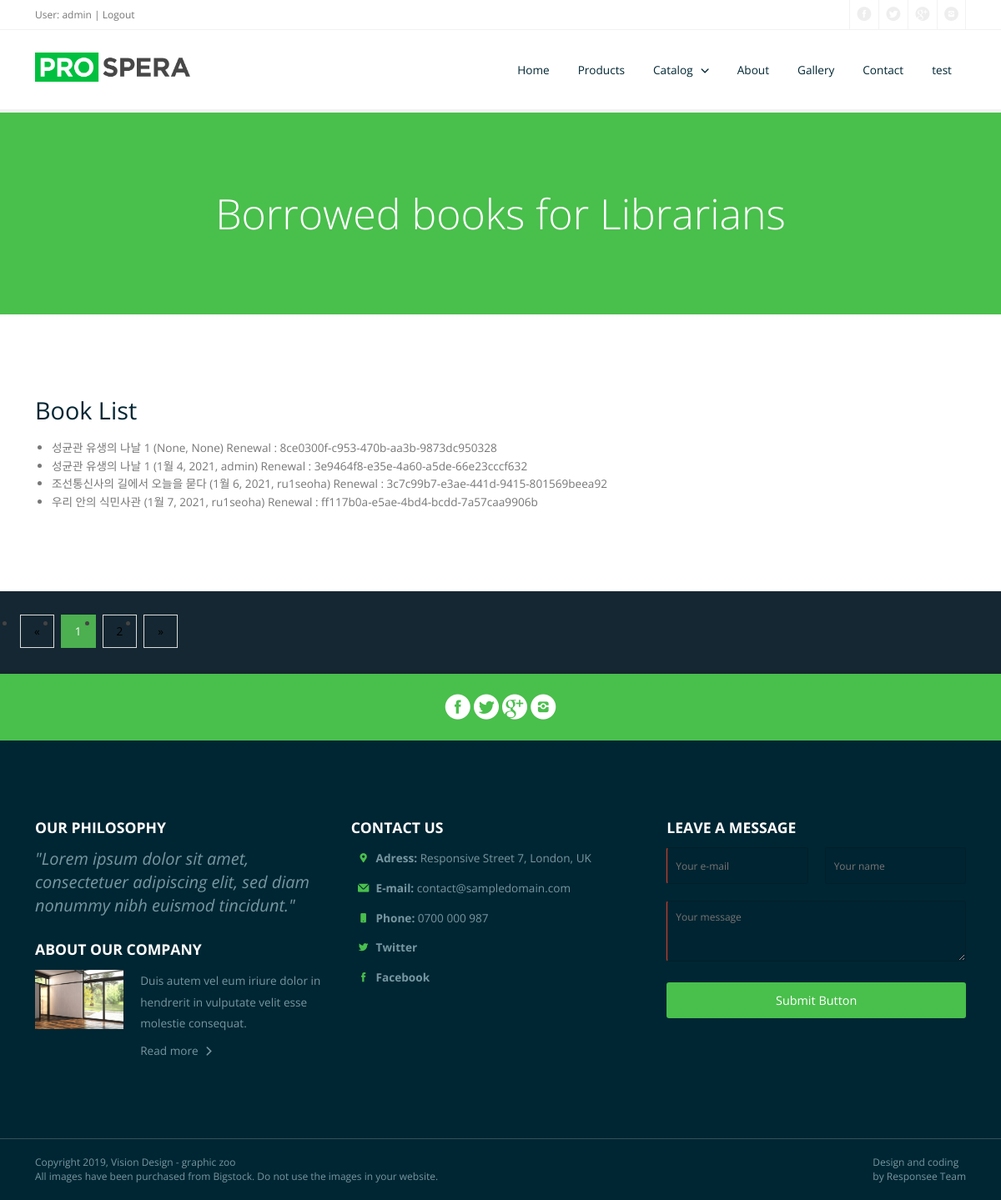
Page /catalog/managebooks/ (signed in) on the earlier database version.
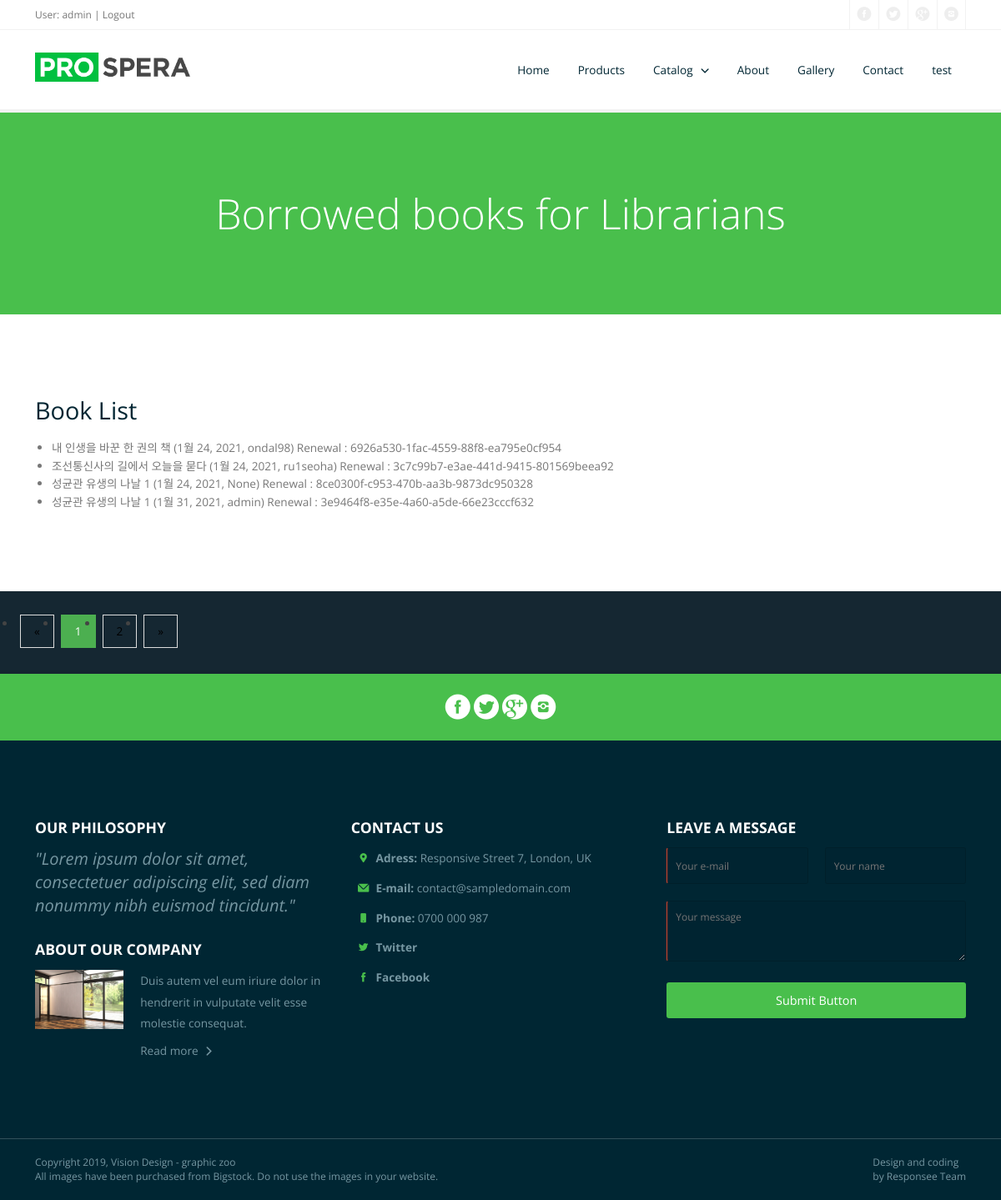
Same page on the later database version.
### catalog/models.py (models this page shows, shortened)
class BookInstance(models.Model):
    id = models.UUIDField(primary_key=True, default=uuid.uuid4, help_text='Unique ID for this particular book across whole library')
    book = models.ForeignKey('Book', on_delete=models.SET_NULL, null=True)
    imprint = models.CharField(max_length=200)
    due_back = models.DateField(null=True, blank=True)
    borrower = models.ForeignKey(User, on_delete=models.SET_NULL, null=True, blank=True)
    @property
    def is_overdue(self):
        if self.due_back and date.today() > self.due_back:
            return True
        return False
    LOAN_STATUS = (
        ('m', 'Maintenance'),
        ('o', 'On loan'),
        ('a', 'Available'),
        ('r', 'Reserved'),
    )
    status = models.CharField(
        max_length=1,
        choices=LOAN_STATUS,
        blank=True,
        default='m',
        help_text='Book availability',
    )
    class Meta:
        ordering = ['due_back']
        permissions = [('can_mark_returned', 'set book as returned')]

class Book(models.Model):
    title = models.CharField(max_length=200)
    author = models.ForeignKey('Author', on_delete=models.SET_NULL, null=True)
    summary = models.TextField(max_length=1000, help_text='Enter a brief description of the book')
    isbn = models.CharField('ISBN', max_length=13, help_text='13 Character <a href="https://www.isbn-international.org/content/what-isbn">ISBN number</a>')
    genre = models.ManyToManyField(Genre, help_text='Select a genre for this book')
    language = models.ForeignKey('Language', on_delete=models.SET_NULL, null=True)
    def display_genre(self):
        """Create a string for the Genre. This is required to display genre in Admin."""
        return ', '.join(genre.name for genre in self.genre.all()[:3])
    display_genre.short_description = 'Genre'

### catalog/views.py (the view)
# urls.py: path('managebooks/', views.LoanedBooksListView.as_view(), name='manage-borrowed'),
class LoanedBooksListView(PermissionRequiredMixin, generic.ListView):
    model = BookInstance
    permission_required = 'catalog.can_mark_returned'
    template_name ='catalog/bookinstance_list_borrowed.html'
    paginate_by = 4
    def get_queryset(self):
        return BookInstance.objects.filter(status__exact='o').order_by('due_back')

### catalog/templates/catalog/bookinstance_list_borrowed.html (shortened to what this page needs)
{% extends "base.html" %}
{% block content %}
    <main role="main">
      <article>
        <header class="section background-primary text-center">
            <h1 class="text-white margin-bottom-0 text-size-50 text-thin text-line-height-1">Borrowed books for Librarians</h1>
        </header>
        <div class="section background-white">
          <div class="line">
            <h1>Book List</h1>
            {% if bookinstance_list %}
            <ul>
              {% for bookinst in bookinstance_list %}
              <li class="{% if bookinst.is_overdue %}text-danger{% endif %}">
                <a href="{% url 'book-detail' bookinst.book.pk %}">{{bookinst.book.title}}</a> ({{ bookinst.due_back }}, {{ bookinst.borrower}})
                <a href="{% url 'renew-book-librarian' bookinst.id %}">Renewal : {{ bookinst.id }} </a>
              </li>
              {% endfor %}
            </ul>
            {% else %}
              <p>There are no books in the library.</p>
            {% endif %}
          </div>
        </div>
      </article>
    </main>
{% endblock %}

### website/templates/base.html (shortened to what this page needs)
{% load static %}
<!DOCTYPE html>
<html lang="en-US">
  <head>
    <link rel="stylesheet" href="{% static 'website/' %}css/components.css">
    <link rel="stylesheet" href="{% static 'website/' %}css/icons.css">
    <link rel="stylesheet" href="{% static 'website/' %}css/responsee.css">
    <link rel="stylesheet" href="{% static 'website/' %}owl-carousel/owl.carousel.css">
    <link rel="stylesheet" href="{% static 'website/' %}owl-carousel/owl.theme.css">
    <link rel="stylesheet" href="{% static 'website/' %}css/template-style.css">
    <link rel="stylesheet" href="{% static 'catalog/' %}css/styles.css">
  </head>
  <body class="size-1140">
    <header role="banner">
      <div class="top-bar hide-s hide-m background-white">
        <div class="line">
          <div class="s-12 m-6 l-6">
            <div class="top-bar-contact">
                <p class="text-size-12">
                {% if user.is_authenticated %}
                User: {{ user.get_username }}
                | <a class="text-orange-hover" href="{% url 'logout'%}?next={{request.path}}">Logout</a>
                {% else %}
                <a class="text-orange-hover" href="{% url 'login'%}?next={{request.path}}">Login</a>
                {% endif %}
                </p>
            </div>
          </div>
          <div class="s-12 m-6 l-6">
            <div class="right">
              <ul class="top-bar-social right">
                <li><a href="/"><i class="icon-facebook_circle text-orange-hover"></i></a></li>
                <li><a href="/"><i class="icon-twitter_circle text-orange-hover"></i></a> </li>
                <li><a href="/"><i class="icon-google_plus_circle text-orange-hover"></i></a></li>
                <li><a href="/"><i class="icon-instagram_circle text-orange-hover"></i></a></li>
              </ul>
            </div>
          </div>
        </div>
      </div>
      <nav class="background-white background-primary-hightlight">
        <div class="line">
          <div class="s-12 l-2">
            <a href="/" class="logo"><img src="{% static 'website/' %}img/logo-free.png" alt=""></a>
          </div>
          <div class="top-nav s-12 l-10">
            <ul class="right chevron">
              <li><a href="/">Home</a></li>
              <li><a href="{% url 'products' %}">Products</a></li>
              <li><a href="{% url 'catalog' %}">Catalog</a>
              </li>
              <li><a href="{% url 'about' %}">About</a></li>
              <li><a href="{% url 'gallery' %}">Gallery</a></li>
              <li><a href="{% url 'contact' %}">Contact</a></li>
              <li><a href="{% url 'test' %}">test</a></li>
            </ul>
          </div>
        </div>
      </nav>
    </header>
{% block content %}
{% endblock %}
{% block pagination %}
{% if is_paginated %}
<nav aria-label="Page navigation">
  <ul class="pagination">
    {% if page_obj.has_previous %}
    <li class="page-item"> <a class="page-link" href="?page={{page_obj.previous_page_number}}">&laquo;</a> </li>
    {% else %}
    <li class="page-item disabled">
      <a class="page-link" href="#">&laquo;</a>
    </li>
    {% endif %}
    {% for i in paginator.page_range %}
    {% if page_obj.number == i %}
    <li class="page-item"><a class="page-link active">{{ i }}</a></li>
    {% else %}
    <li class="page-item"> <a class="page-link" href="?page={{ i }}">{{ i }}</a> </li>
    {% endif %}
    {% endfor %}
    {% if page_obj.has_next %}
    <li class="page-item"> <a href="?page={{page_obj.next_page_number}}" class="page-link">&raquo;</a> </li>
    {% else %}
    <li class="page-item disabled"> <a class="page-link">&raquo;</a> </li>
    {% endif %}
  </ul>
</nav>
{% endif %}
{% endblock %}
    <footer>
        <div class="background-primary padding text-center">
          <a href="/"><i class="icon-facebook_circle icon2x text-white"></i></a>
          <a href="/"><i class="icon-twitter_circle icon2x text-white"></i></a>
          <a href="/"><i class="icon-google_plus_circle icon2x text-white"></i></a>
          <a href="/"><i class="icon-instagram_circle icon2x text-white"></i></a>
        </div>
        <section class="section background-dark">
          <div class="line">
            <div class="margin">
              <div class="s-12 m-12 l-4 margin-m-bottom-2x">
                <h4 class="text-uppercase text-strong">Our Philosophy</h4>
                <p class="text-size-20"><em>"Lorem ipsum dolor sit amet, consectetuer adipiscing elit, sed diam nonummy nibh euismod tincidunt."</em><p>
                <div class="line">
                  <h4 class="text-uppercase text-strong margin-top-30">About Our Company</h4>
                  <div class="margin">
                    <div class="s-12 m-12 l-4 margin-m-bottom">
                      <a class="image-hover-zoom" href="/"><img src="{% static 'website/' %}img/blog-04.jpg" alt=""></a>
                    </div>
                    <div class="s-12 m-12 l-8 margin-m-bottom">
                      <p>Duis autem vel eum iriure dolor in hendrerit in vulputate velit esse molestie consequat.</p>
                      <a class="text-more-info text-primary-hover" href="/">Read more</a>
                    </div>
                  </div>
                </div>
              </div>
              <div class="s-12 m-12 l-4 margin-m-bottom-2x">
                <h4 class="text-uppercase text-strong">Contact Us</h4>
                <div class="line">
                  <div class="s-1 m-1 l-1 text-center">
                    <i class="icon-placepin text-primary text-size-12"></i>
                  </div>
                  <div class="s-11 m-11 l-11 margin-bottom-10">
                    <p><b>Adress:</b> Responsive Street 7, London, UK</p>
                  </div>
                </div>
                <div class="line">
                  <div class="s-1 m-1 l-1 text-center">
                    <i class="icon-mail text-primary text-size-12"></i>
                  </div>
                  <div class="s-11 m-11 l-11 margin-bottom-10">
                    <p><a href="/" class="text-primary-hover"><b>E-mail:</b> contact@sampledomain.com</a></p>
                  </div>
                </div>
                <div class="line">
                  <div class="s-1 m-1 l-1 text-center">
                    <i class="icon-smartphone text-primary text-size-12"></i>
                  </div>
                  <div class="s-11 m-11 l-11 margin-bottom-10">
                    <p><b>Phone:</b> 0700 000 987</p>
                  </div>
                </div>
                <div class="line">
                  <div class="s-1 m-1 l-1 text-center">
                    <i class="icon-twitter text-primary text-size-12"></i>
                  </div>
                  <div class="s-11 m-11 l-11 margin-bottom-10">
                    <p><a href="/" class="text-primary-hover"><b>Twitter</b></a></p>
                  </div>
                </div>
                <div class="line">
                  <div class="s-1 m-1 l-1 text-center">
                    <i class="icon-facebook text-primary text-size-12"></i>
                  </div>
                  <div class="s-11 m-11 l-11">
                    <p><a href="/" class="text-primary-hover"><b>Facebook</b></a></p>
                  </div>
                </div>
              </div>
              <div class="s-12 m-12 l-4">
                <h4 class="text-uppercase text-strong">Leave a Message</h4>
                <form class="customform text-white">
                  <div class="line">
                    <div class="margin">
                      <div class="s-12 m-12 l-6">
                        <input name="email" class="required email border-radius" placeholder="Your e-mail" title="Your e-mail" type="text" />
                      </div>
                      <div class="s-12 m-12 l-6">
                        <input name="name" class="name border-radius" placeholder="Your name" title="Your name" type="text" />
                      </div>
                    </div>
                  </div>
                  <div class="s-12">
                    <textarea name="message" class="required message border-radius" placeholder="Your message" rows="3"></textarea>
                  </div>
                  <div class="s-12"><button class="submit-form button background-primary border-radius text-white" type="submit">Submit Button</button></div>
                </form>
              </div>
            </div>
          </div>
        </section>
        <section class="padding background-dark">
          <div class="line">
            <div class="s-12 l-6">
              <p class="text-size-12">Copyright 2019, Vision Design - graphic zoo</p>
              <p class="text-size-12">All images have been purchased from Bigstock. Do not use the images in your website.</p>
            </div>
            <div class="s-12 l-6">
              <a class="right text-size-12" href="http://www.myresponsee.com" title="Responsee - lightweight responsive framework">Design and coding<br> by Responsee Team</a>
            </div>
          </div>
        </section>
      </footer>
     </body>
  </html>

### static/website/css/components.css (style rules this page uses)
form.customform input, form.customform select, form.customform textarea, form.customform button { font-size:0.9rem; font-family:inherit; margin-bottom:1.25rem; }
form.customform input, form.customform select { height: 2.7rem; }
form.customform input, form.customform textarea, form.customform select { background: none repeat scroll 0 0 #F5F5F5; transition: background 0.20s linear 0s; -o-transition: background 0.20s linear 0s; -ms-transition: background 0.20s linear 0s; -moz-transition: background 0.20s linear 0s; -webkit-transition: background 0.20s linear 0s; }
form.customform input, form.customform textarea, form.customform select { background: none repeat scroll 0 0 #F5F5F5; border: 1px solid #E0E0E0; padding: 0.625rem; width: 100%; }
form.customform button { width: 100%; background: none repeat scroll 0 0 #152732; border: 0 none; color: #fff; height: 2.7rem; padding: 0.625rem; cursor:pointer; width: 100%; transition: background 0.20s linear 0s; -o-transition: background 0.20s linear 0s; -ms-transition: background 0.20s linear 0s; -moz-transition: background 0.20s linear 0s; -webkit-transition: background 0.20s linear 0s; }
.button,a.button,a.button:link,a.button:active,a.button:visited { background: #777 none repeat scroll 0 0; border: 0; color: #fff; cursor: pointer; display: inline-block; font-size: 0.85rem; padding: 0.825rem 1rem; text-align: center; transition: all 0.20s linear 0s; -o-transition: all 0.20s linear 0s; -ms-transition: all 0.20s linear 0s; -moz-transition: all 0.20s linear 0s; -webkit-transition: all 0.20s linear 0s; }

### static/catalog/css/styles.css (style rules this page uses)
.pagination { display: flex; }
.pagination a { color: black; float: left; padding: 8px 16px; text-decoration: none; transition: background-color .3s; border: 1px solid #ddd; margin: 0 4px; }
.pagination a.active { background-color: #4CAF50; color: white; border: 1px solid #4CAF50; }

Differences in the rows shown:
no longer on this page (row edited): BookInstance: book "우리 안의 식민사관", due_back "1월 7, 2021", borrower "ru1seoha", id "ff117b0a-e5ae-4bd4-bcdd-7a57caa9906b"
now on this page (row edited): BookInstance: book "내 인생을 바꾼 한 권의 책", due_back "1월 24, 2021", borrower "ondal98", id "6926a530-1fac-4559-88f8-ea795e0cf954"
changed BookInstance "3c7c99b7-e3ae-441d-9415-801569beea92": due_back "1월 6, 2021" → "1월 24, 2021"; moves up the list
changed BookInstance "None": due_back "None" → "1월 24, 2021"
changed BookInstance "3e9464f8-e35e-4a60-a5de-66e23cccf632": due_back "1월 4, 2021" → "1월 31, 2021"
